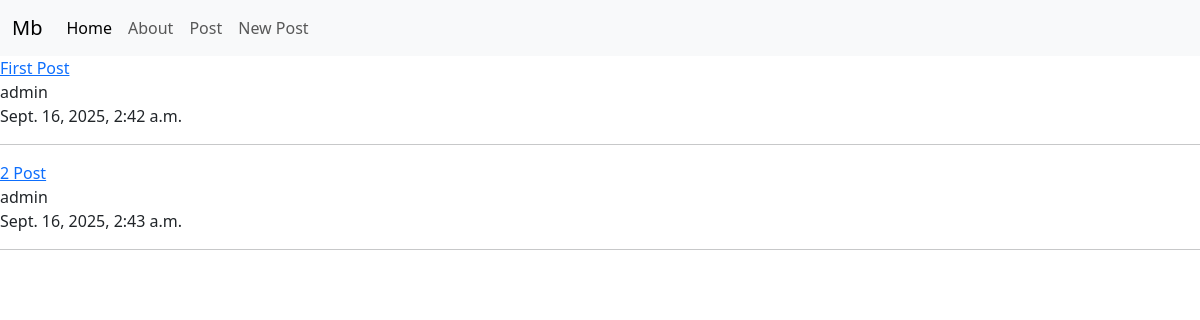
Page /post/list/ on the earlier database version.
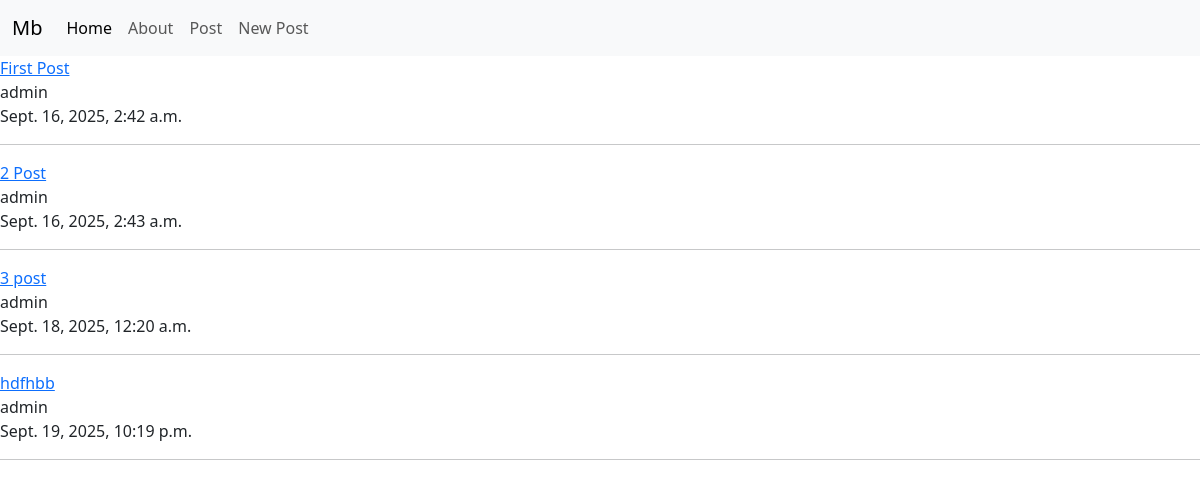
Same page on the later database version.
### post/models.py (models this page shows, shortened)
class Post(models.Model):
  title = models.CharField(max_length=128)
  subtitle = models.CharField(max_length=256)
  body = models.TextField()
  author =models.ForeignKey(
    get_user_model(),
    on_delete=models.CASCADE
  )
  created_on = models.DateTimeField(auto_now_add=True)

### post/views.py (the view)
# urls.py: path("list/", PostListView.as_view(), name="post_list"),
class PostListView(ListView): #Inheritence
  template_name = 'posts/list.html'
  model = Post
  context_object_name = 'post_list'

### templates/posts/list.html (shortened to what this page needs)
{% extends 'base.html' %}
{% block content %}
<div>
  {% for item in post_list %}
  <div><a href="{% url 'post_detail' item.id %}">{{item.title}}</a></div>
  <div>{{item.author}}</div>
  <div>{{item.created_on}}</div>
  <hr />
  {% endfor %}
</div>
{% endblock %}

Differences in the rows shown:
added Post: title "3 post", author "admin", created_on "Sept. 18, 2025, 12:20 a.m."
added Post: title "hdfhbb", author "admin", created_on "Sept. 19, 2025, 10:19 p.m."
